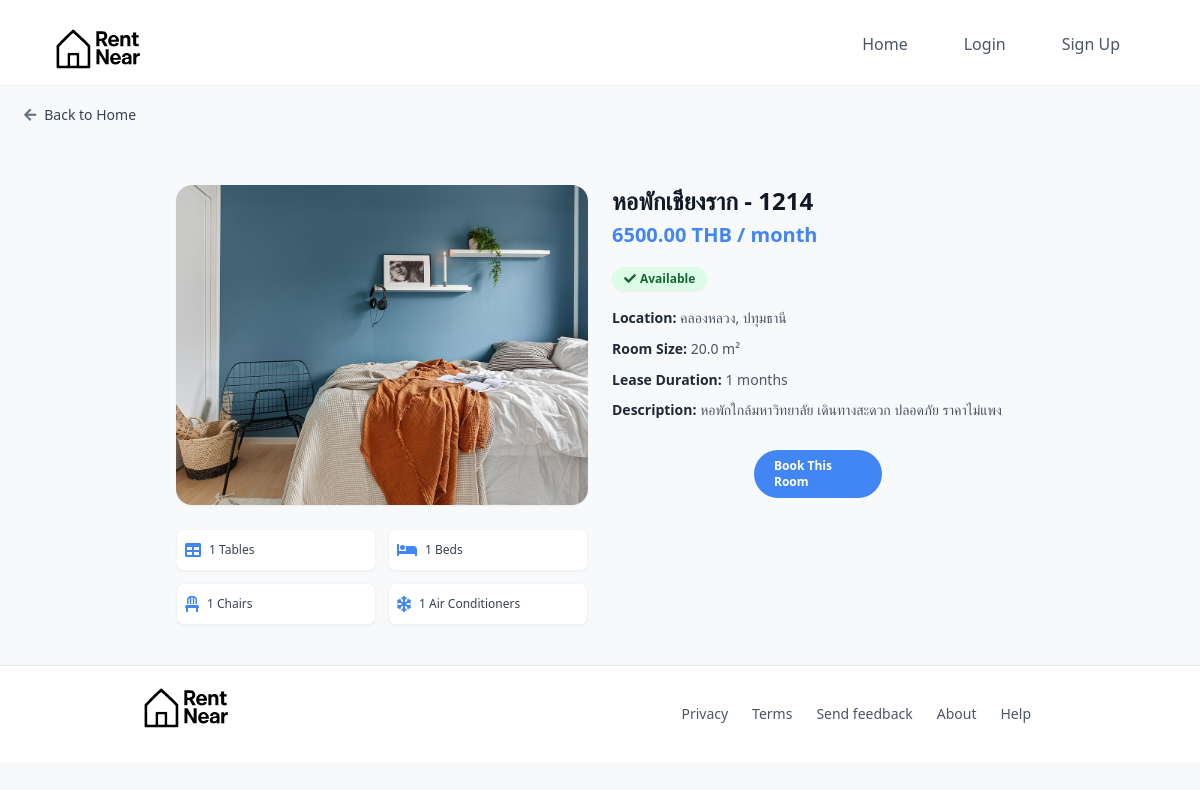
The app's page /room/18/ with its own data.
### myapp/models.py (models this page shows, shortened)
class Room(models.Model):
    landlord = models.ForeignKey(Landlord, on_delete=models.CASCADE, related_name='rooms', null=True, blank=True)
    dorm_name = models.CharField(max_length=255)
    room_name = models.CharField(max_length=255)
    image = models.ImageField(upload_to='room_images/', blank=True, null=True)
    price = models.DecimalField(max_digits=10, decimal_places=2)
    location = models.CharField(max_length=255)
    lease_duration_months = models.PositiveIntegerField(default=1, verbose_name="Lease Duration (Months)")
    table_count = models.PositiveIntegerField(default=0, verbose_name="table_count")
    bed_count = models.PositiveIntegerField(default=0, verbose_name="bed_count")
    chair_count = models.PositiveIntegerField(default=0, verbose_name="chair_count")
    aircon_count = models.PositiveIntegerField(default=0, verbose_name="aircon_count")
    sofa_count = models.PositiveIntegerField(default=0, verbose_name="sofa_count")
    wardrobe_count = models.PositiveIntegerField(default=0, verbose_name="wardrobe_count")
    desk_count = models.PositiveIntegerField(default=0, verbose_name="desk_count")
    tv_count = models.PositiveIntegerField(default=0, verbose_name="tv_count")
    refrigerator_count = models.PositiveIntegerField(default=0, verbose_name="refrigerator_count")
    water_heater_count = models.PositiveIntegerField(default=0, verbose_name="water_heater_count")
    size = models.FloatField()
    description = models.TextField(blank=True, null=True)
    available = models.BooleanField(default=True)
    created_at = models.DateTimeField(auto_now_add=True)

### myapp/views.py (the view)
# urls.py: path('room/<int:pk>/', views.RoomDetailView.as_view(), name='room_detail'),
class RoomDetailView(DetailView):
    model = Room
    template_name = 'room_detail.html'
    context_object_name = 'room'

### myapp/templates/room_detail.html (shortened to what this page needs)
{% extends 'base.html' %}
{% load static %}
{% load widget_tweaks %}
{% block content %}
<div class="flex justify-start px-4 md:px-6 py-5">
    <a href="{% url 'home' %}" class="group flex items-center space-x-2 text-gray-700 hover:text-blue-600 font-medium text-sm transition duration-300">
        <i class="fas fa-arrow-left text-gray-500 group-hover:text-blue-600"></i>
        <span style="font-family: ui-sans-serif, system-ui, sans-serif, 'Apple Color Emoji', 'Segoe UI Emoji', 'Segoe UI Symbol', 'Noto Color Emoji';">Back to Home</span>
    </a>
</div>
<section class="max-w-4xl mx-auto px-4 md:px-6 py-10">
    <div class="grid grid-cols-1 lg:grid-cols-2 gap-6">
        <div class="space-y-6" data-aos="fade-up">
            {% if room.image %}
            <img src="{{ room.image.url }}" alt="Room Image" class="w-full h-56 md:h-80 object-cover rounded-2xl shadow-sm transform hover:scale-[1.02] transition-transform duration-500">
            {% endif %}
            <div class="grid grid-cols-2 gap-3">
                {% if room.table_count > 0 %}
                <div class="flex items-center gap-2 bg-white border border-gray-100 p-2 rounded-lg shadow-sm hover:border-blue-500 transition">
                    <i class="fas fa-table text-[#4285f4] text-base"></i>
                    <span class="text-xs text-gray-700"
                          style="font-family: ui-sans-serif, system-ui, sans-serif, 'Apple Color Emoji', 'Segoe UI Emoji', 'Segoe UI Symbol', 'Noto Color Emoji';">
                        {{ room.table_count }} Tables
                    </span>
                </div>
                {% endif %}
                {% if room.bed_count > 0 %}
                <div class="flex items-center gap-2 bg-white border border-gray-100 p-2 rounded-lg shadow-sm hover:border-blue-500 transition">
                    <i class="fas fa-bed text-[#4285f4] text-base"></i>
                    <span class="text-xs text-gray-700"
                          style="font-family: ui-sans-serif, system-ui, sans-serif, 'Apple Color Emoji', 'Segoe UI Emoji', 'Segoe UI Symbol', 'Noto Color Emoji';">
                        {{ room.bed_count }} Beds
                    </span>
                </div>
                {% endif %}
                {% if room.chair_count > 0 %}
                <div class="flex items-center gap-2 bg-white border border-gray-100 p-2 rounded-lg shadow-sm hover:border-blue-500 transition">
                    <i class="fas fa-chair text-[#4285f4] text-base"></i>
                    <span class="text-xs text-gray-700"
                          style="font-family: ui-sans-serif, system-ui, sans-serif, 'Apple Color Emoji', 'Segoe UI Emoji', 'Segoe UI Symbol', 'Noto Color Emoji';">
                        {{ room.chair_count }} Chairs
                    </span>
                </div>
                {% endif %}
                {% if room.aircon_count > 0 %}
                <div class="flex items-center gap-2 bg-white border border-gray-100 p-2 rounded-lg shadow-sm hover:border-blue-500 transition">
                    <i class="fas fa-snowflake text-[#4285f4] text-base"></i>
                    <span class="text-xs text-gray-700"
                          style="font-family: ui-sans-serif, system-ui, sans-serif, 'Apple Color Emoji', 'Segoe UI Emoji', 'Segoe UI Symbol', 'Noto Color Emoji';">
                        {{ room.aircon_count }} Air Conditioners
                    </span>
                </div>
                {% endif %}
            </div>
        </div>
        <div class="space-y-4" data-aos="fade-up" data-aos-delay="100">
            <div>
                <h1 class="text-xl md:text-2xl font-bold text-gray-900"
                    style="font-family: ui-sans-serif, system-ui, sans-serif, 'Apple Color Emoji', 'Segoe UI Emoji', 'Segoe UI Symbol', 'Noto Color Emoji';">
                    {{ room.dorm_name }} - {{ room.room_name }}
                </h1>
                <p class="text-lg md:text-xl text-[#4285f4] font-semibold mt-1"
                   style="font-family: ui-sans-serif, system-ui, sans-serif, 'Apple Color Emoji', 'Segoe UI Emoji', 'Segoe UI Symbol', 'Noto Color Emoji';">
                    {{ room.price }} THB / month
                </p>
            </div>
            <div>
                {% if room.available %}
                <span class="inline-flex items-center bg-green-100 text-green-800 text-xs font-semibold px-3 py-1 rounded-full shadow-sm">
                    <i class="fas fa-check w-3 h-3 mr-1"></i>
                    Available
                </span>
                {% else %}
                <span class="inline-flex items-center bg-red-100 text-red-800 text-xs font-semibold px-3 py-1 rounded-full shadow-sm">
                    <i class="fas fa-times w-3 h-3 mr-1"></i>
                    Not Available
                </span>
                {% endif %}
            </div>
            <div class="text-gray-600 space-y-2 text-sm leading-relaxed"
                 style="font-family: ui-sans-serif, system-ui, sans-serif, 'Apple Color Emoji', 'Segoe UI Emoji', 'Segoe UI Symbol', 'Noto Color Emoji';">
                <p><span class="font-semibold text-gray-800">Location:</span> {{ room.location }}</p>
                <p><span class="font-semibold text-gray-800">Room Size:</span> {{ room.size }} m²</p>
                <p><span class="font-semibold text-gray-800">Lease Duration:</span> {{ room.lease_duration_months }} months</p>
                {% if room.description %}
                <p><span class="font-semibold text-gray-800">Description:</span> {{ room.description }}</p>
                {% endif %}
            </div>
            {% if room.available %}
            <div class="pt-3">
                {% if request.user.is_authenticated %}
                <button onclick="showBookingPopup()"
                        class="w-full sm:w-32 px-5 py-2 bg-[#4285f4] text-white rounded-3xl font-semibold text-xs flex items-center justify-center mx-auto"
                        style="font-family: ui-sans-serif, system-ui, sans-serif, 'Apple Color Emoji', 'Segoe UI Emoji', 'Segoe UI Symbol', 'Noto Color Emoji';">
                    Book This Room
                </button>
                {% else %}
                <a href="{% url 'login' %}?next={% url 'room_detail' pk=room.pk %}"
                   class="block w-full sm:w-32 px-5 py-2 bg-[#4285f4] text-white rounded-3xl font-semibold text-xs flex items-center justify-center mx-auto"
                   style="font-family: ui-sans-serif, system-ui, sans-serif, 'Apple Color Emoji', 'Segoe UI Emoji', 'Segoe UI Symbol', 'Noto Color Emoji';">
                    Book This Room
                </a>
                {% endif %}
            </div>
            {% endif %}
        </div>
    </div>
</section>
{% endblock %}

### myapp/templates/base.html (style rules this page uses)
html { scroll-behavior: smooth; }

### records on screen
Room: image (picture), table_count "1", bed_count "1", chair_count "1", aircon_count "1", dorm_name "หอพักเชียงราก", room_name "1214", price "6500.00", location "คลองหลวง, ปทุมธานี", size "20.0", lease_duration_months "1", description "หอพักใกล้มหาวิทยาลัย เดินทางสะดวก ปลอดภัย ราคาไม่แพง"
